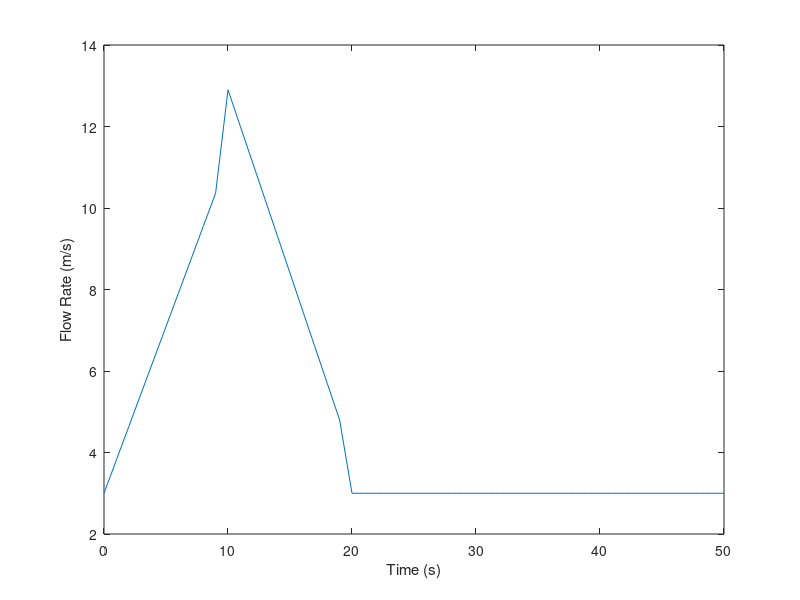

The MATLAB script that drew this image:
% Set values
dx = 100;
x = 0:dx:2000; %channel length is 2000m
B = 5; %channel width is 5m
dt = 1;
t = 0:dt:50; %50 seconds
g = 9.8;
S0 = 0.0005; %slope of channel bed
n = 0.0138; %roughness coefficient 
V = 1.5; %not sure about this velocity completely made up number
h = 3.5; %completely made up for water level
C = 0.5;

% Building
Q = zeros(length(x), length(t));
A = ones(length(x), length(t));

%insert boundary conditions?
Q0 = 3;
Qp = 12;
Qb = 3;
tp = 11;
tb = 21;
% Q(:,1) = 3;
% Q(1,1:tp) = Q0 + ((Qp-Q0)/(tp));
% Q(1,tp:tb) = Q0 - ((Qp-Q0)/(tb-tp));
% Q(1,tb:length(t)) = Q0;


for i = 2:length(x)-1
    for j = 1:length(t)-1 
        R = A(i,j)/((2*h)+B);
        Sf = sqrt((V * n) / R^(2/3));

        alpha = 2 * (Q(i,j) / A(i,j)) + (((g * A(i,j) / B) - (Q(i,j)^2 / A(i,j)^2)) / ((Q(i,j) / A(i,j)) * (5/3 - (4 * R / (3 * B)))));
        beta = g*A(i)*(Sf - S0);

        Q(i,j+1) = Q(i,j) - (dt/dx)*alpha*(Q(i,j)-Q(i-1,j)) + beta*dt;
        %A(i,j+1) = A(i,j) - (dt/dx)*(Q(i,j+1)-Q(i-1,j+1)); %if you take out this line it changes a lot!!!!
    end
    Q(1,1:tp) = Q0 + ((Qp - Q0) / tp) * t(1:tp);
    Q(1,tp:tb) = Q0 - ((Qp - Q0) / (tb - tp)) * (t(tp:tb) -tb);
    Q(1,tb:end) = Q0;
end

figure;
plot(t,Q(1,:));
xlabel('Time (s)');
ylabel('Flow Rate (m/s)');







